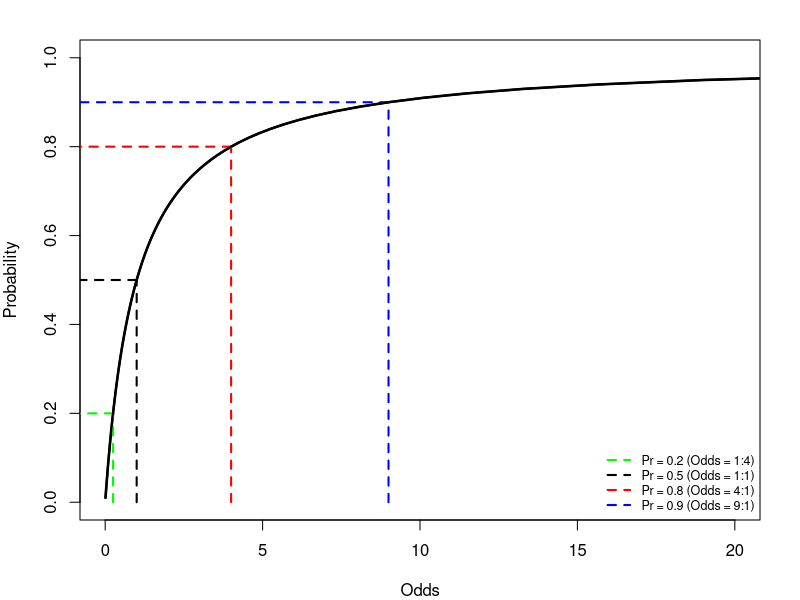
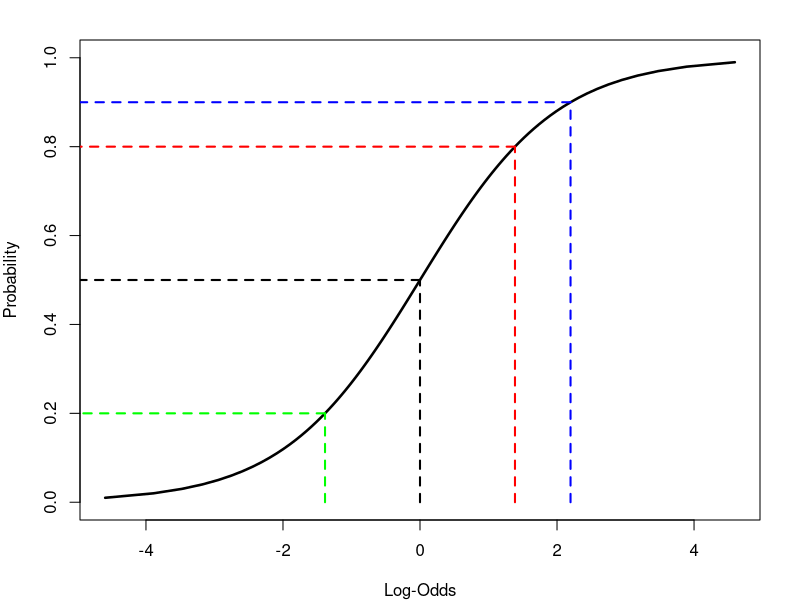

Recreate these plots in R, in order.
#####################################
# PLSC 502 -- Fall 2016
#
# Day Seven materials
#####################################
#
# There isn't much here...
#
# Odds plots:

Pr<-seq(0.01,0.99,by=0.01)
Odds<-Pr / (1-Pr)

spots<-c(20,50,80,90)
lc<-c("green","black","red","blue")
pdf("ProbabilityAndOddsR.pdf",6,5)
par(mar=c(4,4,2,2))
plot(Odds,Pr,t="l",lwd=2.5,xlim=c(0,20),ylim=c(0,1),
     ylab="Probability")
for (i in 1:length(spots)) {
  segments(Odds[spots[i]],0,Odds[spots[i]],Pr[spots[i]],lty=2,lwd=2,
           col=lc[i])
  segments(Odds[spots[i]],Pr[spots[i]],-1,Pr[spots[i]],lty=2,lwd=2,
           col=lc[i])
}
legend("bottomright",bty="n",lwd=2,lty=2,col=lc,cex=0.75,
       legend=c("Pr = 0.2 (Odds = 1:4)",
                "Pr = 0.5 (Odds = 1:1)",
                "Pr = 0.8 (Odds = 4:1)",
                "Pr = 0.9 (Odds = 9:1)"))
lines(Odds,Pr,lwd=2,col="black")
dev.off()

# Log-Odds

LogOdds<-log(Odds)

pdf("ProbAndLogOddsR.pdf",6,5)
par(mar=c(4,4,2,2))
plot(LogOdds,Pr,t="l",lwd=2.5,ylim=c(0,1),xlab="Log-Odds",
     ylab="Probability")
for (i in 1:length(spots)) {
  segments(LogOdds[spots[i]],0,LogOdds[spots[i]],Pr[spots[i]],
           lty=2,lwd=2,col=lc[i])
  segments(LogOdds[spots[i]],Pr[spots[i]],-5,Pr[spots[i]],
           lty=2,lwd=2,col=lc[i])
}
dev.off()
